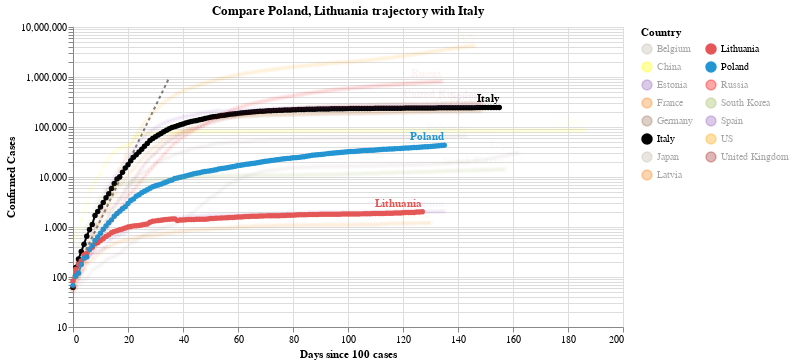

This figure's notebook cell:
### Code cell
#hide_input
chart2 = make_since_chart(dff2, ['Poland', 'Lithuania'], baseline_countries)
chart2

### Figure 1 — Vega-Lite specification as saved in the notebook (floating-point values rounded to 4 significant figures; data arrays with more than 128 entries replaced by an {"elided": "..."} marker saying what was removed)
{"config": {"view": {"continuousWidth": 400, "continuousHeight": 300}}, "layer": [{"data": {"name": "data-628230001892d6798b50651be41d1b3e"}, "mark": {"type": "line", "color": "black", "opacity": 0.5, "strokeDash": [3, 3]}, "encoding": {"x": {"type": "quantitative", "field": "Days since 100 cases"}, "y": {"type": "quantitative", "field": "Confirmed Cases"}}}, {"data": {"name": "data-5d05595ceaa05a69f878c5b4806d98db"}, "mark": {"type": "line", "point": true}, "encoding": {"color": {"type": "nominal", "field": "Country", "legend": {"columns": 2}, "scale": {"domain": ["Belgium", "China", "Estonia", "France", "Germany", "Italy", "Japan", "Latvia", "Lithuania", "Poland", "Russia", "South Korea", "Spain", "US", "United Kingdom"], "range": ["#C1B7AD", "yellow", "#9467bd", "#F58518", "#9D755D", "black", "#C1B7AD", "#F58518", "#E45756", "#2495D3", "red", "#A1BA59", "#9467bd", "orange", "brown"]}}, "opacity": {"condition": {"value": 1, "selection": "selector004"}, "value": 0.05}, "tooltip": [{"type": "nominal", "field": "Country"}, {"type": "temporal", "field": "Date"}, {"type": "quantitative", "field": "Confirmed Cases"}, {"type": "quantitative", "field": "Days since 100 cases"}], "x": {"type": "quantitative", "field": "Days since 100 cases"}, "y": {"type": "quantitative", "field": "Confirmed Cases", "scale": {"type": "log"}}}, "selection": {"selector004": {"type": "multi", "fields": ["Country"], "bind": "legend", "init": [{"Country": "Poland"}, {"Country": "Lithuania"}, {"Country": "Italy"}]}}, "width": 550}, {"data": {"name": "data-5d05595ceaa05a69f878c5b4806d98db"}, "mark": {"type": "text", "align": "right", "dy": -8, "fontWeight": "bold"}, "encoding": {"color": {"type": "nominal", "field": "Country", "legend": {"columns": 2}, "scale": {"domain": ["Belgium", "China", "Estonia", "France", "Germany", "Italy", "Japan", "Latvia", "Lithuania", "Poland", "Russia", "South Korea", "Spain", "US", "United Kingdom"], "range": ["#C1B7AD", "yellow", "#9467bd", "#F58518", "#9D755D", "black", "#C1B7AD", "#F58518", "#E45756", "#2495D3", "red", "#A1BA59", "#9467bd", "orange", "brown"]}}, "opacity": {"condition": {"value": 1, "selection": "selector004"}, "value": 0.05}, "text": {"type": "nominal", "field": "Country"}, "tooltip": [{"type": "nominal", "field": "Country"}, {"type": "temporal", "field": "Date"}, {"type": "quantitative", "field": "Confirmed Cases"}, {"type": "quantitative", "field": "Days since 100 cases"}], "x": {"type": "quantitative", "field": "Days since 100 cases"}, "y": {"type": "quantitative", "field": "Confirmed Cases", "scale": {"type": "log"}}}, "transform": [{"filter": "(datum['Date'] >= 1595721600000)"}], "width": 550}], "title": "Compare Poland, Lithuania trajectory with Italy", "$schema": "https://vega.github.io/schema/vega-lite/v4.0.2.json", "datasets": {"data-628230001892d6798b50651be41d1b3e": [{"Days since 100 cases": 0, "Confirmed Cases": 100.0}, {"Days since 100 cases": 1, "Confirmed Cases": 130.0}, {"Days since 100 cases": 2, "Confirmed Cases": 169.0}, {"Days since 100 cases": 3, "Confirmed Cases": 219.7}, {"Days since 100 cases": 4, "Confirmed Cases": 285.6}, {"Days since 100 cases": 5, "Confirmed Cases": 371.3}, {"Days since 100 cases": 6, "Confirmed Cases": 482.7}, {"Days since 100 cases": 7, "Confirmed Cases": 627.5}, {"Days since 100 cases": 8, "Confirmed Cases": 815.7}, {"Days since 100 cases": 9, "Confirmed Cases": 1060.0}, {"Days since 100 cases": 10, "Confirmed Cases": 1379.0}, {"Days since 100 cases": 11, "Confirmed Cases": 1792.0}, {"Days since 100 cases": 12, "Confirmed Cases": 2330.0}, {"Days since 100 cases": 13, "Confirmed Cases": 3029.0}, {"Days since 100 cases": 14, "Confirmed Cases": 3937.0}, {"Days since 100 cases": 15, "Confirmed Cases": 5119.0}, {"Days since 100 cases": 16, "Confirmed Cases": 6654.0}, {"Days since 100 cases": 17, "Confirmed Cases": 8650.0}, {"Days since 100 cases": 18, "Confirmed Cases": 11250.0}, {"Days since 100 cases": 19, "Confirmed Cases": 14620.0}, {"Days since 100 cases": 20, "Confirmed Cases": 19000.0}, {"Days since 100 cases": 21, "Confirmed Cases": 24710.0}, {"Days since 100 cases": 22, "Confirmed Cases": 32120.0}, {"Days since 100 cases": 23, "Confirmed Cases": 41750.0}, {"Days since 100 cases": 24, "Confirmed Cases": 54280.0}, {"Days since 100 cases": 25, "Confirmed Cases": 70560.0}, {"Days since 100 cases": 26, "Confirmed Cases": 91730.0}, {"Days since 100 cases": 27, "Confirmed Cases": 119300.0}, {"Days since 100 cases": 28, "Confirmed Cases": 155000.0}, {"Days since 100 cases": 29, "Confirmed Cases": 201500.0}, {"Days since 100 cases": 30, "Confirmed Cases": 262000.0}, {"Days since 100 cases": 31, "Confirmed Cases": 340600.0}, {"Days since 100 cases": 32, "Confirmed Cases": 442800.0}, {"Days since 100 cases": 33, "Confirmed Cases": 575600.0}, {"Days since 100 cases": 34, "Confirmed Cases": 748300.0}, {"Days since 100 cases": 35, "Confirmed Cases": 972800.0}], "data-5d05595ceaa05a69f878c5b4806d98db": {"elided": "2218 records"}}}
